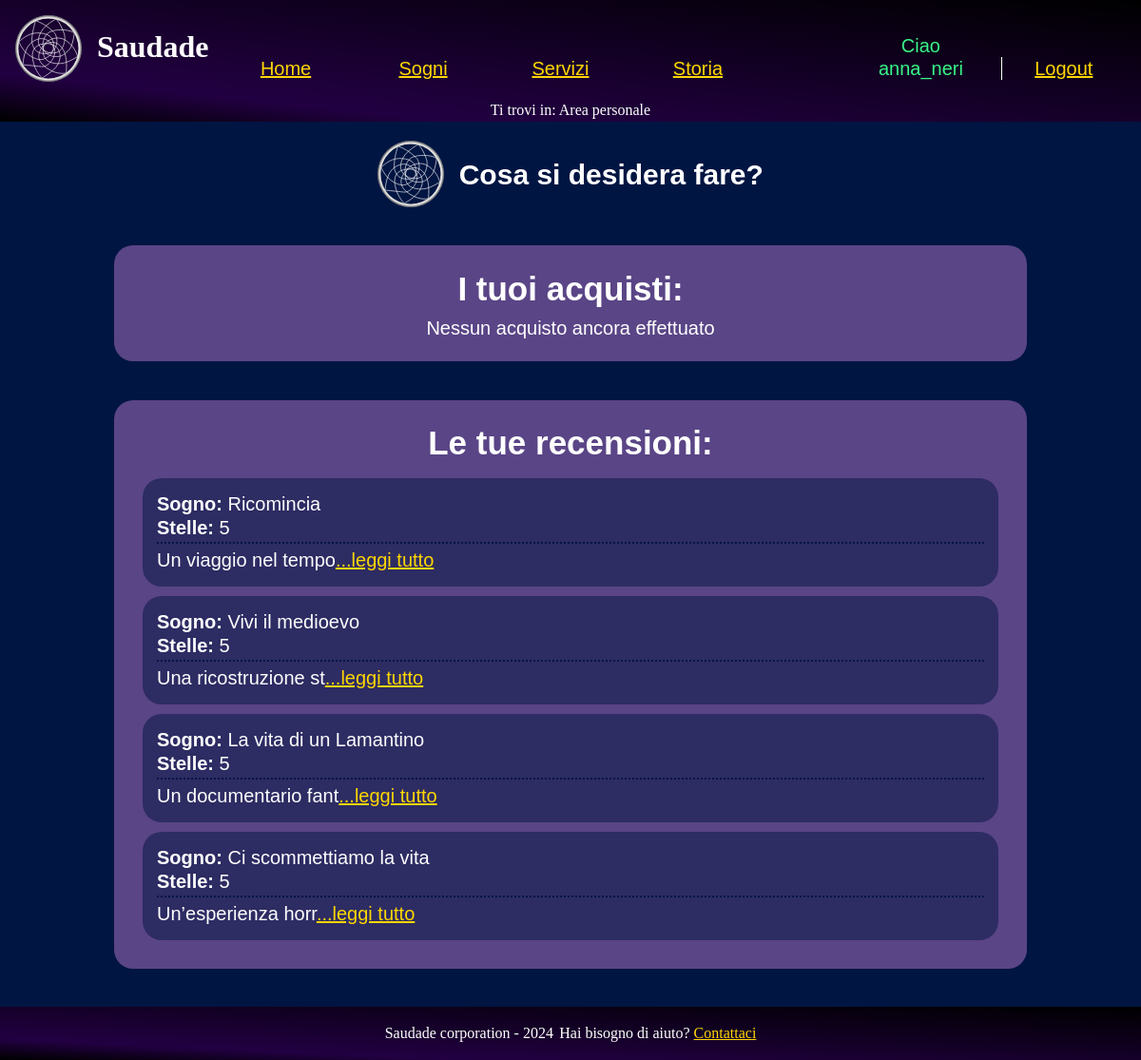
The page /src/php/dashboardUser.php (signed in) on the database its author committed.
### tables this page shows
CREATE TABLE recensioni (
  id SERIAL PRIMARY KEY,
  user_name VARCHAR(20) NOT NULL,
  testo TEXT NOT NULL,
  articolo VARCHAR(50),
  stelle INT CHECK (stelle >= 1 AND stelle <= 5),
  data TIMESTAMP DEFAULT CURRENT_TIMESTAMP,

  FOREIGN KEY (user_name) REFERENCES utenti(user_name) ON DELETE CASCADE ON UPDATE CASCADE,
  FOREIGN KEY (articolo) REFERENCES sogni(titolo) ON DELETE CASCADE  ON UPDATE CASCADE
);

### src/php/functions.php (called while the page is built, shortened)
<?php
class Functions {
    private $connection;
    public function openDBConnection(){
        global $HOST_DB, $USERNAME, $PASSWORD, $DATABASE_NAME;
        $this->connection = mysqli_connect(
            $HOST_DB,
            $USERNAME,
            $PASSWORD,
            $DATABASE_NAME
        );
        $this->connection->set_charset("utf8");
        return mysqli_connect_errno() == 0;
    }
    public function getConnection(){
        return $this->connection;
    }
}

### src/php/dashboardUser.php (the view, shortened to what this page needs)
<?php
    require_once("functions.php");
    $functions = new functions();
    $functions->openDBConnection();
    $pagina = new newPage("../html/dashboardUser.html", "Area personale user", "Area personale user", "Area personale user Saudade");
    if(isset($_SESSION['user_name'])){
        if($_SESSION['user_name'] != "admin") {
            $stmt = $functions->getConnection()->prepare("SELECT * FROM utenti WHERE user_name=?");
            $stmt->bind_param("s", $_SESSION['user_name']);
            $stmt->execute();
            $risultato = $stmt->get_result();
            if(mysqli_num_rows($risultato) > 0){
                $prenotaz = $functions->getConnection()->prepare("SELECT * FROM prenotazioni WHERE user_name=?;");
                $prenotaz->bind_param("s", $_SESSION['user_name']);
                $prenotaz->execute();
                $prenotaz = $prenotaz->get_result();
                if($prenotaz == NULL || mysqli_num_rows($prenotaz) == 0){
                    $pagina->modificaHTML("{prenotazione}", "");
                }
                $stmt = $functions->getConnection()->prepare("SELECT * FROM acquisti WHERE user_name=?");
                $stmt->bind_param("s", $_SESSION['user_name']);
                $stmt->execute();
                $ris = $stmt->get_result();
                if(mysqli_num_rows($ris) > 0){
                    $acquisti = "";
                    while ($row = $ris->fetch_assoc()) {
                        $acquisti .= "<li>" . $row['articolo'] . " ";
                        $acquisti .= $row['data'] . " ";
                        $acquisti .= "<a href=\"aggiungiRecensione.php?sogno=".urlencode($row['articolo'])."\">Lascia una recensione</a> </li>";
                    }
                    $pagina->modificaHTML("{elencosogni}", $acquisti);
                }else{
                    $pagina->modificaHTML("{elencosogni}", "<p>Nessun acquisto ancora effettuato</p>");
                }
                $recenz = $functions->getConnection()->prepare("SELECT * FROM recensioni WHERE user_name=? ORDER BY data;");
                $recenz->bind_param("s", $_SESSION['user_name']);
                $recenz->execute();
                $recenz = $recenz->get_result();
                if($recenz == NULL || mysqli_num_rows($recenz) == 0){
                    $rec = "<p>Ancora nessuna recensione</p>";
                    $pagina->modificaHTML("{recensioni}", $rec);
                }
                else{
                    $rec = "";
                    foreach( $recenz as $row){
                        $rec .= file_get_contents("../html/recensioneTemp.html");
                        $rec = str_replace("{utente}", "<span class='titoletto'>Sogno: </span>" . $row['articolo'], $rec);
                        $rec = str_replace("{stelle}", $row['stelle'], $rec);
                        $text = $row['testo'];
                        $maxLength=20;
                        if (strlen($text) > $maxLength) {
                            $text = substr($text, 0, $maxLength) . '<a href="#" class="read-more" onclick="espandi(event)">...leggi tutto</a><span class="full-description hidden">' . substr($text, $maxLength) . '</span>';
                        }
                        $rec = str_replace("{testo}", $text, $rec);
                    }
                }
            }else{
                $pagina->printErrorPage("Utente non trovato");
            }
        }else{
            $pagina->printErrorPage("<div class=\"sectionDash\">Pagina riservata agli utenti</div>");
        }
    }else{
        $pagina->printErrorPage("<div class=\"sectionDash\">Pagina riservata ad utenti loggati, esegui il <a href=\"login.php\"><span lang=\"en\">login</span></a> per accedere</div>");
    }

### src/CSS/style.css (style rules this page uses)
* { padding: 0; margin: 0; }
:root { --headerBgColor: #220042; --headerTxtColor: #FFFFFF; --BgColor: #001542; --BgTxtColor: #FFFFFF; --footerBgColor: #220042; --footerTxtColor: #FFFFFF; --visitedLinkColor: #38F689; --linkColor: #FFD700; --BgAll: #7A7A7A; --BgSidebar:#00154280; --colorSlide: rgb(90, 69, 134); --slideTitleTxtColor: #FFFFFF; --fontMenu: sans-serif; --errorBackground: #FF0000; --calendarioOver: #2D0000; --errorText: #FFFFFF; --successBackground:#4F7A28; }
html { width: 100%; font-size: 100%; line-height: 1.5em; margin: auto; background-color: var(--BgAll); }
a { color:var(--linkColor) }
body { display: flex; flex-direction: column; min-height: 100vh; line-height: 1.5; background-color: var(--BgColor); }
header { text-align: center; width: 100%; background-image: linear-gradient(to top right, #000000 0%, var(--headerBgColor) 20%, #000000 100%); color: var(--headerTxtColor); }
.menu { text-align: center; line-height: 1.5em; vertical-align: middle; margin:auto; }
ul.listaNavBar { padding: 0; text-align: center; list-style: none; font-family: var(--fontMenu); color: var(--visitedLinkColor); margin-top: 1em; }
ul.listaNavBar > li { display: inline-block; width: 10%; margin: 1em 0.5em; font-size: 1.25em; }
ul.listaNavBar > li:nth-last-child(2) { margin-left: 5em; }
ul.listaNavBar > li:nth-last-child(1) { padding-left: 0.25em; border-left: 1px solid white; }
.menu a { margin: auto; color: var(--linkColor); transition: all -50s ease-in-out; }
.menu a::after { color: var(--linkColor); }
#breadcrump { font-size: 1em; text-align: center; position: relative; padding-left: 40%; padding-right: 40%; }
.titolo > h1 { float: left; margin-top: 25px; vertical-align: middle; }
#logo { float: left; width: 70px; height: 70px; margin: 1em; transition: all 1.25s ease; z-index: 10; }
main { margin:auto; width: 80%; min-height:max-content; align-items: center; background-color: var(--BgColor); color:var(--BgTxtColor); font-family: 'Tahoma', sans-serif; }
.sectionDash { background-color: var(--colorSlide); margin:auto; margin-top:2em; margin-bottom:2em; padding:1em; border-radius: 1em; text-align: center; font-size: 1.25em; }
.welcomeDash { margin: 1em; margin-bottom:1.2em; text-align: center; font-size: 1.25em; }
.sectionDash > ul > li { list-style: none; }
.sectionDash > p { color: var(--slideTitleTxtColor); font-size: 1.75em; font-weight: bold; }
.titoletto { font-weight: bold; }
div.containerRecensione { background-color: var(--BgSidebar); margin: 0.5em; padding: 0.75em; border-radius: 1em; line-height: 1.25em; font-size: 1em; text-align: left; }
div.containerRecensione> p:nth-last-child(1) { margin-top: 0.1em; padding-top: 5px; border-top: 2px dotted var(--BgColor); }
div.apparizione { opacity: 0; animation: apparizione 2.5s forwards; }
div.welcomeDash { opacity: 0; animation: apparizione 1s forwards; }
.loghino { width: 70px; height: 70px; transition: all 1.25s ease; z-index: 10; display: inline-block; vertical-align: middle; margin-right: 10px; animation: rotate-animation 6s infinite linear; }
.welcomeDash > p { display: inline; vertical-align: middle; font-weight: bold; font-size: 1.5em; }
footer { background-image: linear-gradient(to top right, #000000 0%, var(--headerBgColor) 20%, #000000 100%); color:var(--footerTxtColor); text-align: center; margin-top: auto; width: 100%; padding: 1em 0em 1em 0em; font-size: 1rem; }
footer > p { display: inline-block; }
footer > p:nth-last-child(1) { margin-left: 0.4em; }

### src/CSS/print.css (style rules this page uses)
* { padding: 0; margin: 0; }
html { font-size: 12pt; font-family: "Times New Roman", serif; margin:auto; }
.menu { display:none; }
main#contenuto { text-rendering: optimizeLegibility; }
#logo { display: none; }
p { line-height: 1.5em; }
#breadcrump { padding: 0.5em 0 0.5em 0; margin-top: 0.5em; border-top: 1px solid #DDD; border-bottom: 1px solid #DDD; font-weight: bold; }
#breadcrump p { max-width: 1024px; margin: auto }
.titolo { text-align:center; }
footer { text-align: center; font-size: 10pt; font-style: italic; padding: 1.3em 0.5em 0.5em; border-top: 1px solid #DDD; }
footer > p > a { display:none; }
.loghino { display: none; }
.titoletto { font-weight: bold; }
.containerRecensione { margin-top: 2pt; border-top: 1px dotted #DDD; }
div.welcomeDash { display: none; }
.sectionDash { margin: 1pt; padding: 1pt; border: 2pt solid #DDD; }
.sectionDash > p:nth-child(1) { text-align: center; font-size: 12pt; font-weight: bold; }
.read-more { display: none; }

### rows shown on the page
recensioni: articolo "Sogno: Ricomincia Stelle: 5", testo "Un viaggio nel tempo"
recensioni: articolo "Sogno: Vivi il medioevo Stelle: 5", testo "Una ricostruzione st"
recensioni: articolo "Sogno: La vita di un Lamantino Stelle: 5", testo "Un documentario fant"
recensioni: articolo "Sogno: Ci scommettiamo la vita Stelle: 5", testo "Un’esperienza horr"
